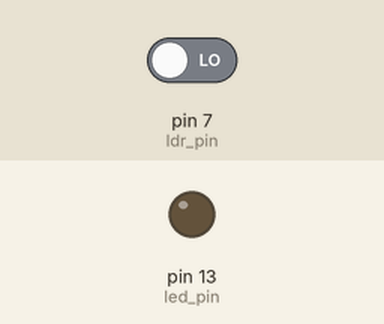
Bench run of a sketch on a simulated Arduino Uno, built with avr-gcc and run on an emulated ATmega328P. On the bench: output pins drawn as LEDs (lit = HIGH). The inputs (shaded band) are chosen by the test bench; at power-on: pin 7 (ldr_pin) LOW.

Above: at 1.2 s.
1.3 s: pin 7 (ldr_pin) driven HIGH
At 1.9 s:
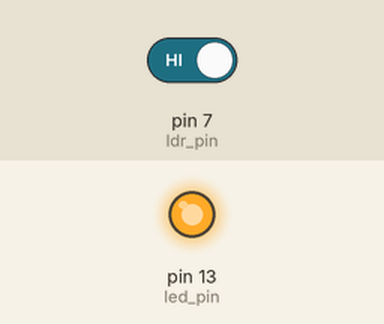
2.8 s: pin 7 (ldr_pin) driven LOW
At 3.1 s:
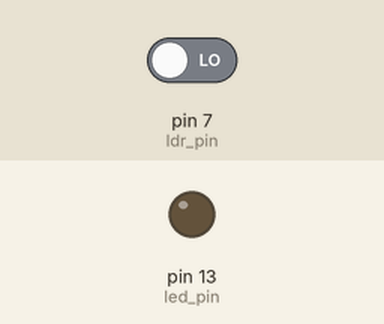
Timing chart, 0 to 5.8 s (numbered marks = the images above; inputs shaded):
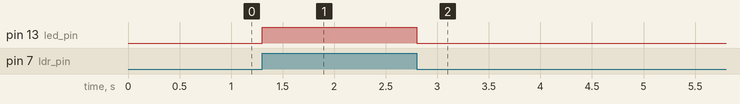

Measured:
- after the input at 1.3 s, pin 13 (led_pin): LOW → HIGH at once
- after the input at 2.8 s, pin 13 (led_pin): HIGH → LOW at once

The sketch:

led_contorl_code.ino
```cpp
const int ldr_pin=7;
const int led_pin=13;
void setup(){
  pinMode(ldr_pin,INPUT);
  pinMode(led_pin,OUTPUT);
  //Serial.begin(9600);
}
void loop(){
  if(digitalRead(ldr_pin)==1){
    digitalWrite(led_pin,HIGH);
  }else{
    digitalWrite(led_pin,LOW);
  }

}
```
